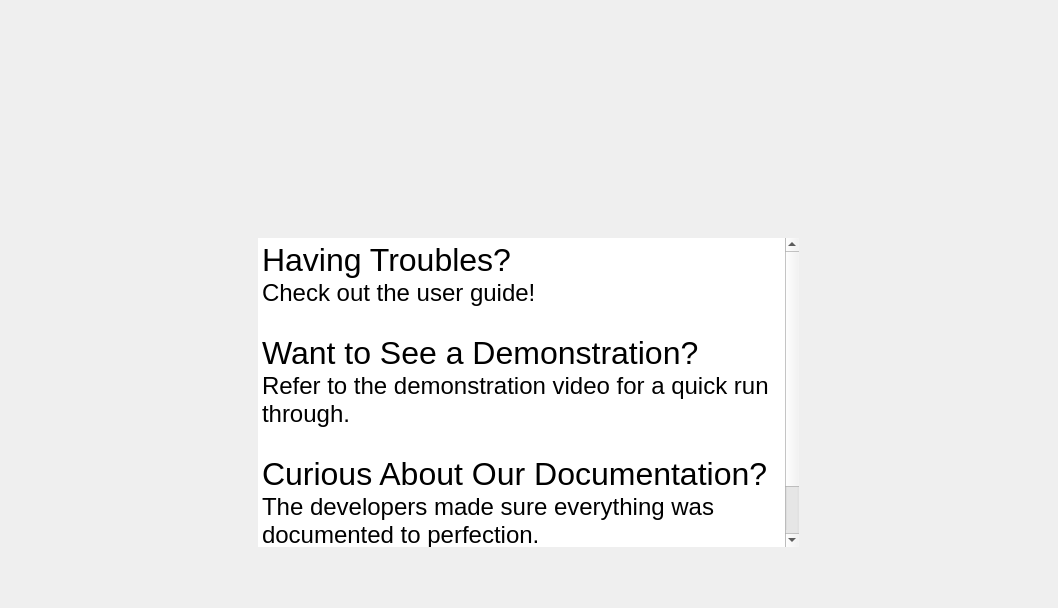
<?xml version="1.0" encoding="UTF-8"?>
<ui version="4.0">
 <class>helpscreen</class>
 <widget class="QWidget" name="helpscreen">
  <property name="geometry">
   <rect>
    <x>0</x>
    <y>0</y>
    <width>1058</width>
    <height>608</height>
   </rect>
  </property>
  <property name="windowTitle">
   <string>Form</string>
  </property>
  <property name="styleSheet">
   <string notr="true"/>
  </property>
  <layout class="QVBoxLayout" name="verticalLayout">
   <item>
    <widget class="QLabel" name="logo">
     <property name="sizePolicy">
      <sizepolicy hsizetype="Preferred" vsizetype="Preferred">
       <horstretch>0</horstretch>
       <verstretch>0</verstretch>
      </sizepolicy>
     </property>
     <property name="minimumSize">
      <size>
       <width>0</width>
       <height>171</height>
      </size>
     </property>
     <property name="maximumSize">
      <size>
       <width>16777215</width>
       <height>171</height>
      </size>
     </property>
     <property name="text">
      <string/>
     </property>
     <property name="pixmap">
      <pixmap resource="../images.qrc">:/images/Galaxy logo.png</pixmap>
     </property>
     <property name="scaledContents">
      <bool>false</bool>
     </property>
     <property name="alignment">
      <set>Qt::AlignCenter</set>
     </property>
    </widget>
   </item>
   <item>
    <layout class="QHBoxLayout" name="horizontalLayout">
     <property name="leftMargin">
      <number>40</number>
     </property>
     <property name="topMargin">
      <number>50</number>
     </property>
     <property name="rightMargin">
      <number>40</number>
     </property>
     <property name="bottomMargin">
      <number>50</number>
     </property>
     <item alignment="Qt::AlignHCenter">
      <widget class="QTextBrowser" name="textBrowser_2">
       <property name="minimumSize">
        <size>
         <width>541</width>
         <height>261</height>
        </size>
       </property>
       <property name="maximumSize">
        <size>
         <width>16777215</width>
         <height>16777215</height>
        </size>
       </property>
       <property name="frameShape">
        <enum>QFrame::NoFrame</enum>
       </property>
       <property name="frameShadow">
        <enum>QFrame::Plain</enum>
       </property>
       <property name="sizeAdjustPolicy">
        <enum>QAbstractScrollArea::AdjustToContents</enum>
       </property>
       <property name="html">
        <string>&lt;!DOCTYPE HTML PUBLIC &quot;-//W3C//DTD HTML 4.0//EN&quot; &quot;http://www.w3.org/TR/REC-html40/strict.dtd&quot;&gt;
&lt;html&gt;&lt;head&gt;&lt;meta name=&quot;qrichtext&quot; content=&quot;1&quot; /&gt;&lt;style type=&quot;text/css&quot;&gt;
p, li { white-space: pre-wrap; }
&lt;/style&gt;&lt;/head&gt;&lt;body style=&quot; font-family:'MS Shell Dlg 2'; font-size:8.25pt; font-weight:400; font-style:normal;&quot;&gt;
&lt;p style=&quot; margin-top:0px; margin-bottom:0px; margin-left:0px; margin-right:0px; -qt-block-indent:0; text-indent:0px;&quot;&gt;&lt;span style=&quot; font-family:'.SF NS Text'; font-size:24pt;&quot;&gt;Having Troubles?&lt;/span&gt;&lt;/p&gt;
&lt;p style=&quot; margin-top:0px; margin-bottom:0px; margin-left:0px; margin-right:0px; -qt-block-indent:0; text-indent:0px;&quot;&gt;&lt;span style=&quot; font-family:'.SF NS Text'; font-size:18pt;&quot;&gt;Check out the user guide!&lt;/span&gt;&lt;/p&gt;
&lt;p style=&quot;-qt-paragraph-type:empty; margin-top:0px; margin-bottom:0px; margin-left:0px; margin-right:0px; -qt-block-indent:0; text-indent:0px; font-family:'.SF NS Text'; font-size:18pt;&quot;&gt;&lt;br /&gt;&lt;/p&gt;
&lt;p style=&quot; margin-top:0px; margin-bottom:0px; margin-left:0px; margin-right:0px; -qt-block-indent:0; text-indent:0px;&quot;&gt;&lt;span style=&quot; font-family:'.SF NS Text'; font-size:24pt;&quot;&gt;Want to See a Demonstration?&lt;/span&gt;&lt;/p&gt;
&lt;p style=&quot; margin-top:0px; margin-bottom:0px; margin-left:0px; margin-right:0px; -qt-block-indent:0; text-indent:0px;&quot;&gt;&lt;span style=&quot; font-family:'.SF NS Text'; font-size:18pt;&quot;&gt;Refer to the demonstration video for a quick run through.&lt;/span&gt;&lt;/p&gt;
&lt;p style=&quot;-qt-paragraph-type:empty; margin-top:0px; margin-bottom:0px; margin-left:0px; margin-right:0px; -qt-block-indent:0; text-indent:0px; font-family:'.SF NS Text'; font-size:18pt;&quot;&gt;&lt;br /&gt;&lt;/p&gt;
&lt;p style=&quot; margin-top:0px; margin-bottom:0px; margin-left:0px; margin-right:0px; -qt-block-indent:0; text-indent:0px;&quot;&gt;&lt;span style=&quot; font-family:'.SF NS Text'; font-size:24pt;&quot;&gt;Curious About Our Documentation?&lt;/span&gt;&lt;/p&gt;
&lt;p style=&quot; margin-top:0px; margin-bottom:0px; margin-left:0px; margin-right:0px; -qt-block-indent:0; text-indent:0px;&quot;&gt;&lt;span style=&quot; font-family:'.SF NS Text'; font-size:18pt;&quot;&gt;The developers made sure everything was documented to perfection.&lt;/span&gt;&lt;/p&gt;
&lt;p style=&quot; margin-top:0px; margin-bottom:0px; margin-left:0px; margin-right:0px; -qt-block-indent:0; text-indent:0px;&quot;&gt;&lt;span style=&quot; font-family:'.SF NS Text'; font-size:18pt;&quot;&gt;Please refer to the user guide to see our documentation!&lt;/span&gt;&lt;/p&gt;&lt;/body&gt;&lt;/html&gt;</string>
       </property>
      </widget>
     </item>
    </layout>
   </item>
  </layout>
 </widget>
 <resources>
  <include location="../images.qrc"/>
 </resources>
 <connections/>
</ui>
